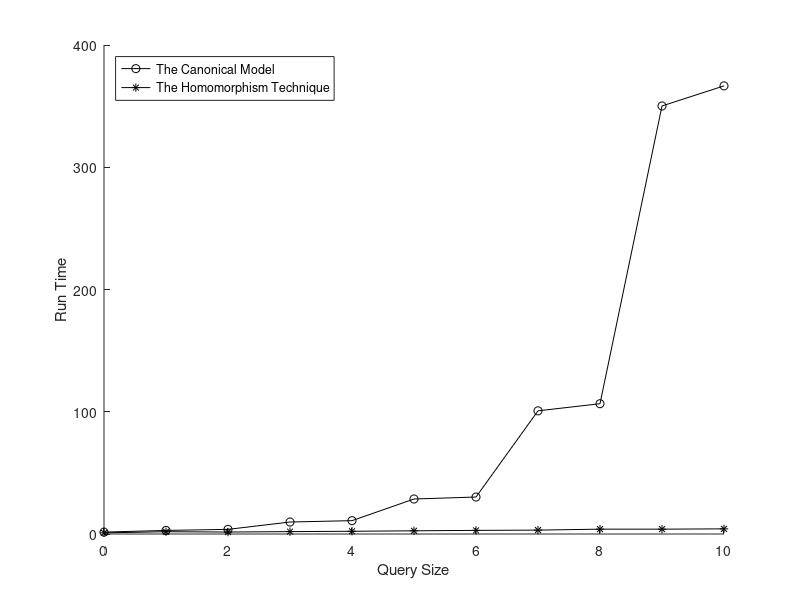

Recreate this plot in MATLAB.
format long
A = [
	0	1.565600	0.944200;
	1	2.928800	1.864900;
	2	3.788500	1.612600;
	3	9.803900	1.955100;
	4	10.916200	2.229200;
	5	28.637100	2.615000;
	6	30.242200	2.960200;
	7	100.757700	3.184800;
	8	106.575700	3.968600;
	9	350.137400	3.957000;
	10	366.567100	4.211000;
];

hold on
f = plot(A(:,1), A(:,2), 'k-o');
f = plot(A(:,1), A(:,3), 'k-*');
hold off
xlabel('Query Size')
ylabel('Run Time')
legend('The Canonical Model', 'The Homomorphism Technique', 'Location', 'northwest')
saveas(f, '../img/ChildDescendantWildcardGraph.png');
